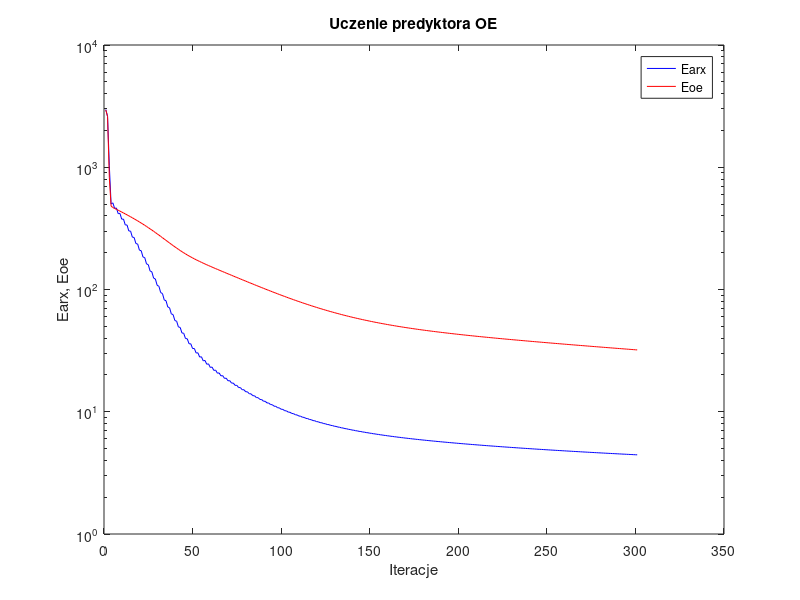
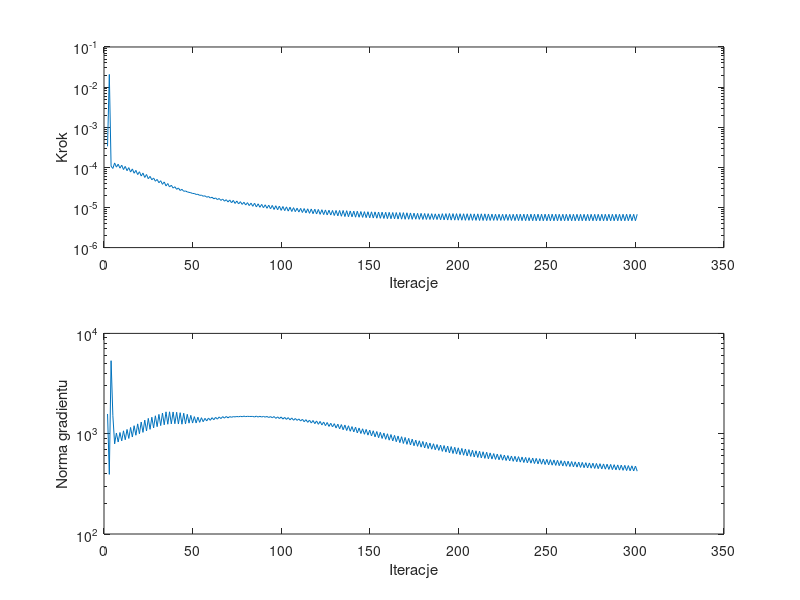

These figures' MATLAB source, in order:
%uczenie predyktora oe
clear all;
n=0; farx(n+1)=2.966373e+003; foe(n+1)=2.946506e+003; wspucz(n+1)=0.000000e+000; ng(n+1)=0.000000e+000;
n=1; farx(n+1)=2.609519e+003; foe(n+1)=2.607865e+003; krok(n+1)=3.347436e-004; ng(n+1)=1.572712e+003;
n=2; farx(n+1)=1.028743e+003; foe(n+1)=8.261857e+002; krok(n+1)=2.069473e-002; ng(n+1)=3.929852e+002;
n=3; farx(n+1)=5.007362e+002; foe(n+1)=4.819621e+002; krok(n+1)=1.067624e-004; ng(n+1)=5.341779e+003;
n=4; farx(n+1)=5.114030e+002; foe(n+1)=4.680029e+002; krok(n+1)=9.374630e-005; ng(n+1)=1.510876e+003;
n=5; farx(n+1)=4.606756e+002; foe(n+1)=4.599857e+002; krok(n+1)=1.289459e-004; ng(n+1)=7.916524e+002;
n=6; farx(n+1)=4.646830e+002; foe(n+1)=4.526194e+002; krok(n+1)=1.012576e-004; ng(n+1)=1.016171e+003;
n=7; farx(n+1)=4.173081e+002; foe(n+1)=4.449221e+002; krok(n+1)=1.200037e-004; ng(n+1)=8.267738e+002;
n=8; farx(n+1)=4.194464e+002; foe(n+1)=4.376686e+002; krok(n+1)=9.532169e-005; ng(n+1)=1.027868e+003;
n=9; farx(n+1)=3.759170e+002; foe(n+1)=4.300678e+002; krok(n+1)=1.131625e-004; ng(n+1)=8.483263e+002;
n=10; farx(n+1)=3.768613e+002; foe(n+1)=4.228654e+002; krok(n+1)=8.824176e-005; ng(n+1)=1.068071e+003;
n=11; farx(n+1)=3.373708e+002; foe(n+1)=4.153186e+002; krok(n+1)=1.055848e-004; ng(n+1)=8.701543e+002;
n=12; farx(n+1)=3.371458e+002; foe(n+1)=4.081565e+002; krok(n+1)=8.254679e-005; ng(n+1)=1.102662e+003;
n=13; farx(n+1)=3.012939e+002; foe(n+1)=4.006485e+002; krok(n+1)=9.848602e-005; ng(n+1)=8.968512e+002;
n=14; farx(n+1)=3.003405e+002; foe(n+1)=3.934975e+002; krok(n+1)=7.631158e-005; ng(n+1)=1.154308e+003;
n=15; farx(n+1)=2.680729e+002; foe(n+1)=3.860063e+002; krok(n+1)=9.144347e-005; ng(n+1)=9.267852e+002;
n=16; farx(n+1)=2.665145e+002; foe(n+1)=3.788659e+002; krok(n+1)=7.130722e-005; ng(n+1)=1.201394e+003;
n=17; farx(n+1)=2.375780e+002; foe(n+1)=3.714064e+002; krok(n+1)=8.408970e-005; ng(n+1)=9.651857e+002;
n=18; farx(n+1)=2.356261e+002; foe(n+1)=3.642708e+002; krok(n+1)=6.596013e-005; ng(n+1)=1.253187e+003;
n=19; farx(n+1)=2.097675e+002; foe(n+1)=3.568276e+002; krok(n+1)=7.777812e-005; ng(n+1)=9.983920e+002;
n=20; farx(n+1)=2.075906e+002; foe(n+1)=3.497004e+002; krok(n+1)=6.079792e-005; ng(n+1)=1.307480e+003;
n=21; farx(n+1)=1.845453e+002; foe(n+1)=3.422786e+002; krok(n+1)=7.204982e-005; ng(n+1)=1.030623e+003;
n=22; farx(n+1)=1.823072e+002; foe(n+1)=3.351681e+002; krok(n+1)=5.603333e-005; ng(n+1)=1.365717e+003;
n=23; farx(n+1)=1.618928e+002; foe(n+1)=3.277924e+002; krok(n+1)=6.630174e-005; ng(n+1)=1.065181e+003;
n=24; farx(n+1)=1.596772e+002; foe(n+1)=3.207215e+002; krok(n+1)=5.210339e-005; ng(n+1)=1.421250e+003;
n=25; farx(n+1)=1.418644e+002; foe(n+1)=3.134372e+002; krok(n+1)=5.962617e-005; ng(n+1)=1.105555e+003;
n=26; farx(n+1)=1.395945e+002; foe(n+1)=3.064517e+002; krok(n+1)=4.888219e-005; ng(n+1)=1.459767e+003;
n=27; farx(n+1)=1.239836e+002; foe(n+1)=2.992829e+002; krok(n+1)=5.429951e-005; ng(n+1)=1.140532e+003;
n=28; farx(n+1)=1.218609e+002; foe(n+1)=2.924045e+002; krok(n+1)=4.508384e-005; ng(n+1)=1.508762e+003;
n=29; farx(n+1)=1.081863e+002; foe(n+1)=2.853808e+002; krok(n+1)=5.001332e-005; ng(n+1)=1.175324e+003;
n=30; farx(n+1)=1.062953e+002; foe(n+1)=2.786520e+002; krok(n+1)=4.135969e-005; ng(n+1)=1.557374e+003;
n=31; farx(n+1)=9.430687e+001; foe(n+1)=2.718213e+002; krok(n+1)=4.645269e-005; ng(n+1)=1.204486e+003;
n=32; farx(n+1)=9.272174e+001; foe(n+1)=2.652885e+002; krok(n+1)=3.773938e-005; ng(n+1)=1.606958e+003;
n=33; farx(n+1)=8.222386e+001; foe(n+1)=2.587089e+002; krok(n+1)=4.334515e-005; ng(n+1)=1.226629e+003;
n=34; farx(n+1)=8.096685e+001; foe(n+1)=2.524240e+002; krok(n+1)=3.440034e-005; ng(n+1)=1.651949e+003;
n=35; farx(n+1)=7.196860e+001; foe(n+1)=2.461569e+002; krok(n+1)=3.955346e-005; ng(n+1)=1.242802e+003;
n=36; farx(n+1)=7.089505e+001; foe(n+1)=2.402147e+002; krok(n+1)=3.242569e-005; ng(n+1)=1.653078e+003;
n=37; farx(n+1)=6.319617e+001; foe(n+1)=2.343370e+002; krok(n+1)=3.584012e-005; ng(n+1)=1.253359e+003;
n=38; farx(n+1)=6.232780e+001; foe(n+1)=2.287811e+002; krok(n+1)=3.047298e-005; ng(n+1)=1.646663e+003;
n=39; farx(n+1)=5.572050e+001; foe(n+1)=2.233297e+002; krok(n+1)=3.287905e-005; ng(n+1)=1.257221e+003;
n=40; farx(n+1)=5.507318e+001; foe(n+1)=2.181938e+002; krok(n+1)=2.832743e-005; ng(n+1)=1.636097e+003;
n=41; farx(n+1)=4.939838e+001; foe(n+1)=2.131877e+002; krok(n+1)=3.061523e-005; ng(n+1)=1.249258e+003;
n=42; farx(n+1)=4.896077e+001; foe(n+1)=2.084927e+002; krok(n+1)=2.647223e-005; ng(n+1)=1.619122e+003;
n=43; farx(n+1)=4.411178e+001; foe(n+1)=2.039450e+002; krok(n+1)=2.832743e-005; ng(n+1)=1.243532e+003;
n=44; farx(n+1)=4.384028e+001; foe(n+1)=1.996935e+002; krok(n+1)=2.531441e-005; ng(n+1)=1.599793e+003;
n=45; farx(n+1)=3.970700e+001; foe(n+1)=1.955968e+002; krok(n+1)=2.581106e-005; ng(n+1)=1.253317e+003;
n=46; farx(n+1)=3.955469e+001; foe(n+1)=1.917638e+002; krok(n+1)=2.444110e-005; ng(n+1)=1.561294e+003;
n=47; farx(n+1)=3.599726e+001; foe(n+1)=1.880749e+002; krok(n+1)=2.383042e-005; ng(n+1)=1.273780e+003;
n=48; farx(n+1)=3.595568e+001; foe(n+1)=1.846180e+002; krok(n+1)=2.331194e-005; ng(n+1)=1.524026e+003;
n=49; farx(n+1)=3.288458e+001; foe(n+1)=1.812860e+002; krok(n+1)=2.230894e-005; ng(n+1)=1.276761e+003;
n=50; farx(n+1)=3.292538e+001; foe(n+1)=1.781534e+002; krok(n+1)=2.230894e-005; ng(n+1)=1.480314e+003;
n=51; farx(n+1)=3.024409e+001; foe(n+1)=1.751229e+002; krok(n+1)=2.114892e-005; ng(n+1)=1.278600e+003;
n=52; farx(n+1)=3.036309e+001; foe(n+1)=1.722634e+002; krok(n+1)=2.132008e-005; ng(n+1)=1.461833e+003;
n=53; farx(n+1)=2.800750e+001; foe(n+1)=1.694785e+002; krok(n+1)=2.003236e-005; ng(n+1)=1.297815e+003;
n=54; farx(n+1)=2.817420e+001; foe(n+1)=1.668412e+002; krok(n+1)=2.031518e-005; ng(n+1)=1.443790e+003;
n=55; farx(n+1)=2.610335e+001; foe(n+1)=1.642546e+002; krok(n+1)=1.906326e-005; ng(n+1)=1.316342e+003;
n=56; farx(n+1)=2.629121e+001; foe(n+1)=1.617948e+002; krok(n+1)=1.953303e-005; ng(n+1)=1.423355e+003;
n=57; farx(n+1)=2.446954e+001; foe(n+1)=1.593655e+002; krok(n+1)=1.801245e-005; ng(n+1)=1.340198e+003;
n=58; farx(n+1)=2.464844e+001; foe(n+1)=1.570463e+002; krok(n+1)=1.877682e-005; ng(n+1)=1.433215e+003;
n=59; farx(n+1)=2.304101e+001; foe(n+1)=1.547461e+002; krok(n+1)=1.722049e-005; ng(n+1)=1.359529e+003;
n=60; farx(n+1)=2.320540e+001; foe(n+1)=1.525430e+002; krok(n+1)=1.799457e-005; ng(n+1)=1.445476e+003;
n=61; farx(n+1)=2.178632e+001; foe(n+1)=1.503492e+002; krok(n+1)=1.644725e-005; ng(n+1)=1.378292e+003;
n=62; farx(n+1)=2.192542e+001; foe(n+1)=1.482414e+002; krok(n+1)=1.729605e-005; ng(n+1)=1.456088e+003;
n=63; farx(n+1)=2.067307e+001; foe(n+1)=1.461376e+002; krok(n+1)=1.568168e-005; ng(n+1)=1.396641e+003;
n=64; farx(n+1)=2.078085e+001; foe(n+1)=1.441086e+002; krok(n+1)=1.675717e-005; ng(n+1)=1.469226e+003;
n=65; farx(n+1)=1.966792e+001; foe(n+1)=1.420822e+002; krok(n+1)=1.498382e-005; ng(n+1)=1.414659e+003;
n=66; farx(n+1)=1.974868e+001; foe(n+1)=1.401229e+002; krok(n+1)=1.621284e-005; ng(n+1)=1.480486e+003;
n=67; farx(n+1)=1.875469e+001; foe(n+1)=1.381656e+002; krok(n+1)=1.433996e-005; ng(n+1)=1.428720e+003;
n=68; farx(n+1)=1.881021e+001; foe(n+1)=1.362686e+002; krok(n+1)=1.564369e-005; ng(n+1)=1.486062e+003;
n=69; farx(n+1)=1.792216e+001; foe(n+1)=1.343766e+002; krok(n+1)=1.373458e-005; ng(n+1)=1.437930e+003;
n=70; farx(n+1)=1.795475e+001; foe(n+1)=1.325339e+002; krok(n+1)=1.539889e-005; ng(n+1)=1.480702e+003;
n=71; farx(n+1)=1.715073e+001; foe(n+1)=1.306974e+002; krok(n+1)=1.308609e-005; ng(n+1)=1.457308e+003;
n=72; farx(n+1)=1.716637e+001; foe(n+1)=1.289081e+002; krok(n+1)=1.502405e-005; ng(n+1)=1.480576e+003;
n=73; farx(n+1)=1.643395e+001; foe(n+1)=1.271268e+002; krok(n+1)=1.259177e-005; ng(n+1)=1.470009e+003;
n=74; farx(n+1)=1.643758e+001; foe(n+1)=1.253914e+002; krok(n+1)=1.448879e-005; ng(n+1)=1.484566e+003;
n=75; farx(n+1)=1.576762e+001; foe(n+1)=1.236677e+002; krok(n+1)=1.224850e-005; ng(n+1)=1.474080e+003;
n=76; farx(n+1)=1.576396e+001; foe(n+1)=1.219864e+002; krok(n+1)=1.395508e-005; ng(n+1)=1.491499e+003;
n=77; farx(n+1)=1.514849e+001; foe(n+1)=1.203179e+002; krok(n+1)=1.191391e-005; ng(n+1)=1.477324e+003;
n=78; farx(n+1)=1.513920e+001; foe(n+1)=1.186892e+002; krok(n+1)=1.348707e-005; ng(n+1)=1.496421e+003;
n=79; farx(n+1)=1.457450e+001; foe(n+1)=1.170738e+002; krok(n+1)=1.150792e-005; ng(n+1)=1.480691e+003;
n=80; farx(n+1)=1.455745e+001; foe(n+1)=1.154930e+002; krok(n+1)=1.318762e-005; ng(n+1)=1.489516e+003;
n=81; farx(n+1)=1.403673e+001; foe(n+1)=1.139283e+002; krok(n+1)=1.112285e-005; ng(n+1)=1.485334e+003;
n=82; farx(n+1)=1.401441e+001; foe(n+1)=1.123964e+002; krok(n+1)=1.283755e-005; ng(n+1)=1.485632e+003;
n=83; farx(n+1)=1.353653e+001; foe(n+1)=1.108826e+002; krok(n+1)=1.069939e-005; ng(n+1)=1.486773e+003;
n=84; farx(n+1)=1.350707e+001; foe(n+1)=1.093942e+002; krok(n+1)=1.278257e-005; ng(n+1)=1.468176e+003;
n=85; farx(n+1)=1.306304e+001; foe(n+1)=1.079243e+002; krok(n+1)=1.029142e-005; ng(n+1)=1.497413e+003;
n=86; farx(n+1)=1.303077e+001; foe(n+1)=1.064852e+002; krok(n+1)=1.234279e-005; ng(n+1)=1.465558e+003;
n=87; farx(n+1)=1.261893e+001; foe(n+1)=1.050686e+002; krok(n+1)=1.010255e-005; ng(n+1)=1.490486e+003;
n=88; farx(n+1)=1.258669e+001; foe(n+1)=1.036803e+002; krok(n+1)=1.194000e-005; ng(n+1)=1.467449e+003;
n=89; farx(n+1)=1.220441e+001; foe(n+1)=1.023132e+002; krok(n+1)=9.849580e-006; ng(n+1)=1.486725e+003;
n=90; farx(n+1)=1.217129e+001; foe(n+1)=1.009728e+002; krok(n+1)=1.165470e-005; ng(n+1)=1.462697e+003;
n=91; farx(n+1)=1.181682e+001; foe(n+1)=9.965265e+001; krok(n+1)=9.540944e-006; ng(n+1)=1.485144e+003;
n=92; farx(n+1)=1.178163e+001; foe(n+1)=9.835732e+001; krok(n+1)=1.142338e-005; ng(n+1)=1.450678e+003;
n=93; farx(n+1)=1.145231e+001; foe(n+1)=9.708397e+001; krok(n+1)=9.279533e-006; ng(n+1)=1.481330e+003;
n=94; farx(n+1)=1.141665e+001; foe(n+1)=9.583454e+001; krok(n+1)=1.126542e-005; ng(n+1)=1.441410e+003;
n=95; farx(n+1)=1.111130e+001; foe(n+1)=9.460326e+001; krok(n+1)=8.913402e-006; ng(n+1)=1.483210e+003;
n=96; farx(n+1)=1.107275e+001; foe(n+1)=9.339500e+001; krok(n+1)=1.104522e-005; ng(n+1)=1.420848e+003;
n=97; farx(n+1)=1.078862e+001; foe(n+1)=9.221211e+001; krok(n+1)=8.753190e-006; ng(n+1)=1.471839e+003;
n=98; farx(n+1)=1.075128e+001; foe(n+1)=9.105031e+001; krok(n+1)=1.083629e-005; ng(n+1)=1.414738e+003;
n=99; farx(n+1)=1.048695e+001; foe(n+1)=8.990911e+001; krok(n+1)=8.466097e-006; ng(n+1)=1.469329e+003;
n=100; farx(n+1)=1.044868e+001; foe(n+1)=8.878912e+001; krok(n+1)=1.057446e-005; ng(n+1)=1.397852e+003;
n=101; farx(n+1)=1.020258e+001; foe(n+1)=8.769519e+001; krok(n+1)=8.333245e-006; ng(n+1)=1.454322e+003;
n=102; farx(n+1)=1.016559e+001; foe(n+1)=8.661948e+001; krok(n+1)=1.035782e-005; ng(n+1)=1.389002e+003;
n=103; farx(n+1)=9.936208e+000; foe(n+1)=8.556714e+001; krok(n+1)=8.112714e-006; ng(n+1)=1.446680e+003;
n=104; farx(n+1)=9.899506e+000; foe(n+1)=8.453277e+001; krok(n+1)=1.017255e-005; ng(n+1)=1.373890e+003;
n=105; farx(n+1)=9.685394e+000; foe(n+1)=8.352209e+001; krok(n+1)=7.938342e-006; ng(n+1)=1.436039e+003;
n=106; farx(n+1)=9.649656e+000; foe(n+1)=8.252947e+001; krok(n+1)=9.888364e-006; ng(n+1)=1.361739e+003;
n=107; farx(n+1)=9.449200e+000; foe(n+1)=8.156240e+001; krok(n+1)=7.864914e-006; ng(n+1)=1.418225e+003;
n=108; farx(n+1)=9.415791e+000; foe(n+1)=8.061285e+001; krok(n+1)=9.598928e-006; ng(n+1)=1.356904e+003;
n=109; farx(n+1)=9.228997e+000; foe(n+1)=7.968619e+001; krok(n+1)=7.698578e-006; ng(n+1)=1.403314e+003;
n=110; farx(n+1)=9.195941e+000; foe(n+1)=7.877426e+001; krok(n+1)=9.497821e-006; ng(n+1)=1.337695e+003;
n=111; farx(n+1)=9.021738e+000; foe(n+1)=7.788443e+001; krok(n+1)=7.488082e-006; ng(n+1)=1.393130e+003;
n=112; farx(n+1)=8.988809e+000; foe(n+1)=7.700853e+001; krok(n+1)=9.405221e-006; ng(n+1)=1.316209e+003;
n=113; farx(n+1)=8.826018e+000; foe(n+1)=7.615493e+001; krok(n+1)=7.316160e-006; ng(n+1)=1.381020e+003;
n=114; farx(n+1)=8.793822e+000; foe(n+1)=7.531528e+001; krok(n+1)=9.272806e-006; ng(n+1)=1.298170e+003;
n=115; farx(n+1)=8.641891e+000; foe(n+1)=7.449735e+001; krok(n+1)=7.147272e-006; ng(n+1)=1.366899e+003;
n=116; farx(n+1)=8.610115e+000; foe(n+1)=7.369188e+001; krok(n+1)=9.188990e-006; ng(n+1)=1.276699e+003;
n=117; farx(n+1)=8.467875e+000; foe(n+1)=7.290785e+001; krok(n+1)=6.997257e-006; ng(n+1)=1.354806e+003;
n=118; farx(n+1)=8.437048e+000; foe(n+1)=7.213686e+001; krok(n+1)=9.049168e-006; ng(n+1)=1.258952e+003;
n=119; farx(n+1)=8.303925e+000; foe(n+1)=7.138665e+001; krok(n+1)=6.869231e-006; ng(n+1)=1.340063e+003;
n=120; farx(n+1)=8.274009e+000; foe(n+1)=7.064881e+001; krok(n+1)=8.932063e-006; ng(n+1)=1.240336e+003;
n=121; farx(n+1)=8.149295e+000; foe(n+1)=6.993079e+001; krok(n+1)=6.741397e-006; ng(n+1)=1.326008e+003;
n=122; farx(n+1)=8.120278e+000; foe(n+1)=6.922495e+001; krok(n+1)=8.794029e-006; ng(n+1)=1.221426e+003;
n=123; farx(n+1)=8.003417e+000; foe(n+1)=6.853893e+001; krok(n+1)=6.639014e-006; ng(n+1)=1.308441e+003;
n=124; farx(n+1)=7.975360e+000; foe(n+1)=6.786409e+001; krok(n+1)=8.682944e-006; ng(n+1)=1.202838e+003;
n=125; farx(n+1)=7.865865e+000; foe(n+1)=6.720792e+001; krok(n+1)=6.514692e-006; ng(n+1)=1.293208e+003;
n=126; farx(n+1)=7.838476e+000; foe(n+1)=6.656210e+001; krok(n+1)=8.546025e-006; ng(n+1)=1.181386e+003;
n=127; farx(n+1)=7.735429e+000; foe(n+1)=6.593646e+001; krok(n+1)=6.473636e-006; ng(n+1)=1.271621e+003;
n=128; farx(n+1)=7.709575e+000; foe(n+1)=6.532122e+001; krok(n+1)=8.423638e-006; ng(n+1)=1.168939e+003;
n=129; farx(n+1)=7.613173e+000; foe(n+1)=6.472191e+001; krok(n+1)=6.307179e-006; ng(n+1)=1.259192e+003;
n=130; farx(n+1)=7.587252e+000; foe(n+1)=6.413122e+001; krok(n+1)=8.429495e-006; ng(n+1)=1.140291e+003;
n=131; farx(n+1)=7.496818e+000; foe(n+1)=6.355768e+001; krok(n+1)=6.182960e-006; ng(n+1)=1.244659e+003;
n=132; farx(n+1)=7.471334e+000; foe(n+1)=6.299212e+001; krok(n+1)=8.423638e-006; ng(n+1)=1.117061e+003;
n=133; farx(n+1)=7.386407e+000; foe(n+1)=6.244221e+001; krok(n+1)=6.043919e-006; ng(n+1)=1.232952e+003;
n=134; farx(n+1)=7.361256e+000; foe(n+1)=6.190041e+001; krok(n+1)=8.423638e-006; ng(n+1)=1.094040e+003;
n=135; farx(n+1)=7.281236e+000; foe(n+1)=6.137336e+001; krok(n+1)=5.939356e-006; ng(n+1)=1.219987e+003;
n=136; farx(n+1)=7.256880e+000; foe(n+1)=6.085592e+001; krok(n+1)=8.316918e-006; ng(n+1)=1.075759e+003;
n=137; farx(n+1)=7.181556e+000; foe(n+1)=6.035300e+001; krok(n+1)=5.874564e-006; ng(n+1)=1.199962e+003;
n=138; farx(n+1)=7.158022e+000; foe(n+1)=5.985888e+001; krok(n+1)=8.186754e-006; ng(n+1)=1.057738e+003;
n=139; farx(n+1)=7.086972e+000; foe(n+1)=5.937975e+001; krok(n+1)=5.841462e-006; ng(n+1)=1.177226e+003;
n=140; farx(n+1)=7.064398e+000; foe(n+1)=5.890871e+001; krok(n+1)=8.106422e-006; ng(n+1)=1.042289e+003;
n=141; farx(n+1)=6.997602e+000; foe(n+1)=5.844985e+001; krok(n+1)=5.724232e-006; ng(n+1)=1.161993e+003;
n=142; farx(n+1)=6.975177e+000; foe(n+1)=5.799765e+001; krok(n+1)=8.058704e-006; ng(n+1)=1.018012e+003;
n=143; farx(n+1)=6.912007e+000; foe(n+1)=5.756028e+001; krok(n+1)=5.705400e-006; ng(n+1)=1.139559e+003;
n=144; farx(n+1)=6.890615e+000; foe(n+1)=5.712959e+001; krok(n+1)=7.920990e-006; ng(n+1)=1.004232e+003;
n=145; farx(n+1)=6.830907e+000; foe(n+1)=5.671194e+001; krok(n+1)=5.659503e-006; ng(n+1)=1.119381e+003;
n=146; farx(n+1)=6.810154e+000; foe(n+1)=5.630043e+001; krok(n+1)=7.864914e-006; ng(n+1)=9.870794e+002;
n=147; farx(n+1)=6.753732e+000; foe(n+1)=5.590039e+001; krok(n+1)=5.581081e-006; ng(n+1)=1.103176e+003;
n=148; farx(n+1)=6.733364e+000; foe(n+1)=5.550623e+001; krok(n+1)=7.829941e-006; ng(n+1)=9.673973e+002;
n=149; farx(n+1)=6.679979e+000; foe(n+1)=5.512327e+001; krok(n+1)=5.519987e-006; ng(n+1)=1.085733e+003;
n=150; farx(n+1)=6.660063e+000; foe(n+1)=5.474598e+001; krok(n+1)=7.794783e-006; ng(n+1)=9.492042e+002;
n=151; farx(n+1)=6.609550e+000; foe(n+1)=5.437891e+001; krok(n+1)=5.447762e-006; ng(n+1)=1.069472e+003;
n=152; farx(n+1)=6.589963e+000; foe(n+1)=5.401715e+001; krok(n+1)=7.760930e-006; ng(n+1)=9.297723e+002;
n=153; farx(n+1)=6.542101e+000; foe(n+1)=5.366566e+001; krok(n+1)=5.396550e-006; ng(n+1)=1.051444e+003;
n=154; farx(n+1)=6.522946e+000; foe(n+1)=5.331907e+001; krok(n+1)=7.698578e-006; ng(n+1)=9.120345e+002;
n=155; farx(n+1)=6.477509e+000; foe(n+1)=5.298271e+001; krok(n+1)=5.365259e-006; ng(n+1)=1.032206e+003;
n=156; farx(n+1)=6.458860e+000; foe(n+1)=5.265097e+001; krok(n+1)=7.638196e-006; ng(n+1)=8.962320e+002;
n=157; farx(n+1)=6.415697e+000; foe(n+1)=5.232843e+001; krok(n+1)=5.320105e-006; ng(n+1)=1.015046e+003;
n=158; farx(n+1)=6.397435e+000; foe(n+1)=5.201039e+001; krok(n+1)=7.598479e-006; ng(n+1)=8.795697e+002;
n=159; farx(n+1)=6.356430e+000; foe(n+1)=5.170081e+001; krok(n+1)=5.269152e-006; ng(n+1)=9.985044e+002;
n=160; farx(n+1)=6.338475e+000; foe(n+1)=5.139540e+001; krok(n+1)=7.559984e-006; ng(n+1)=8.622023e+002;
n=161; farx(n+1)=6.299436e+000; foe(n+1)=5.109840e+001; krok(n+1)=5.238884e-006; ng(n+1)=9.809124e+002;
n=162; farx(n+1)=6.281906e+000; foe(n+1)=5.080549e+001; krok(n+1)=7.488082e-006; ng(n+1)=8.470329e+002;
n=163; farx(n+1)=6.244734e+000; foe(n+1)=5.052063e+001; krok(n+1)=5.212503e-006; ng(n+1)=9.624985e+002;
n=164; farx(n+1)=6.227512e+000; foe(n+1)=5.023929e+001; krok(n+1)=7.471755e-006; ng(n+1)=8.314854e+002;
n=165; farx(n+1)=6.192115e+000; foe(n+1)=4.996491e+001; krok(n+1)=5.152786e-006; ng(n+1)=9.484558e+002;
n=166; farx(n+1)=6.175054e+000; foe(n+1)=4.969389e+001; krok(n+1)=7.471755e-006; ng(n+1)=8.141382e+002;
n=167; farx(n+1)=6.141283e+000; foe(n+1)=4.942970e+001; krok(n+1)=5.112452e-006; ng(n+1)=9.334318e+002;
n=168; farx(n+1)=6.124490e+000; foe(n+1)=4.916891e+001; krok(n+1)=7.441220e-006; ng(n+1)=7.988333e+002;
n=169; farx(n+1)=6.092267e+000; foe(n+1)=4.891455e+001; krok(n+1)=5.074573e-006; ng(n+1)=9.177738e+002;
n=170; farx(n+1)=6.075732e+000; foe(n+1)=4.866320e+001; krok(n+1)=7.381362e-006; ng(n+1)=7.831876e+002;
n=171; farx(n+1)=6.044877e+000; foe(n+1)=4.841894e+001; krok(n+1)=5.082078e-006; ng(n+1)=8.989014e+002;
n=172; farx(n+1)=6.028770e+000; foe(n+1)=4.817750e+001; krok(n+1)=7.303802e-006; ng(n+1)=7.716196e+002;
n=173; farx(n+1)=5.999228e+000; foe(n+1)=4.794213e+001; krok(n+1)=5.062902e-006; ng(n+1)=8.831207e+002;
n=174; farx(n+1)=5.983463e+000; foe(n+1)=4.770946e+001; krok(n+1)=7.204914e-006; ng(n+1)=7.582942e+002;
n=175; farx(n+1)=5.955083e+000; foe(n+1)=4.748339e+001; krok(n+1)=5.093343e-006; ng(n+1)=8.632749e+002;
n=176; farx(n+1)=5.939736e+000; foe(n+1)=4.725971e+001; krok(n+1)=7.136974e-006; ng(n+1)=7.485912e+002;
n=177; farx(n+1)=5.912540e+000; foe(n+1)=4.704111e+001; krok(n+1)=5.055637e-006; ng(n+1)=8.501225e+002;
n=178; farx(n+1)=5.897327e+000; foe(n+1)=4.682476e+001; krok(n+1)=7.133044e-006; ng(n+1)=7.343553e+002;
n=179; farx(n+1)=5.871235e+000; foe(n+1)=4.661324e+001; krok(n+1)=5.025196e-006; ng(n+1)=8.370699e+002;
n=180; farx(n+1)=5.856223e+000; foe(n+1)=4.640395e+001; krok(n+1)=7.086051e-006; ng(n+1)=7.211408e+002;
n=181; farx(n+1)=5.831138e+000; foe(n+1)=4.619969e+001; krok(n+1)=5.025196e-006; ng(n+1)=8.213586e+002;
n=182; farx(n+1)=5.816392e+000; foe(n+1)=4.599741e+001; krok(n+1)=7.026980e-006; ng(n+1)=7.107643e+002;
n=183; farx(n+1)=5.792264e+000; foe(n+1)=4.579985e+001; krok(n+1)=5.017758e-006; ng(n+1)=8.067262e+002;
n=184; farx(n+1)=5.777708e+000; foe(n+1)=4.560400e+001; krok(n+1)=7.000011e-006; ng(n+1)=7.004550e+002;
n=185; farx(n+1)=5.754458e+000; foe(n+1)=4.541243e+001; krok(n+1)=5.005977e-006; ng(n+1)=7.942586e+002;
n=186; farx(n+1)=5.740147e+000; foe(n+1)=4.522281e+001; krok(n+1)=6.939469e-006; ng(n+1)=6.913440e+002;
n=187; farx(n+1)=5.717733e+000; foe(n+1)=4.503723e+001; krok(n+1)=5.005977e-006; ng(n+1)=7.802795e+002;
n=188; farx(n+1)=5.703603e+000; foe(n+1)=4.485341e+001; krok(n+1)=6.917402e-006; ng(n+1)=6.822111e+002;
n=189; farx(n+1)=5.682119e+000; foe(n+1)=4.467299e+001; krok(n+1)=4.944182e-006; ng(n+1)=7.699747e+002;
n=190; farx(n+1)=5.667851e+000; foe(n+1)=4.449339e+001; krok(n+1)=7.005815e-006; ng(n+1)=6.663497e+002;
n=191; farx(n+1)=5.647154e+000; foe(n+1)=4.431753e+001; krok(n+1)=4.903075e-006; ng(n+1)=7.619128e+002;
n=192; farx(n+1)=5.632959e+000; foe(n+1)=4.414274e+001; krok(n+1)=7.018913e-006; ng(n+1)=6.555993e+002;
n=193; farx(n+1)=5.613048e+000; foe(n+1)=4.397141e+001; krok(n+1)=4.858372e-006; ng(n+1)=7.525785e+002;
n=194; farx(n+1)=5.598831e+000; foe(n+1)=4.380075e+001; krok(n+1)=7.065934e-006; ng(n+1)=6.430660e+002;
n=195; farx(n+1)=5.579593e+000; foe(n+1)=4.363363e+001; krok(n+1)=4.837436e-006; ng(n+1)=7.439172e+002;
n=196; farx(n+1)=5.565554e+000; foe(n+1)=4.346762e+001; krok(n+1)=7.026980e-006; ng(n+1)=6.346812e+002;
n=197; farx(n+1)=5.546956e+000; foe(n+1)=4.330497e+001; krok(n+1)=4.833762e-006; ng(n+1)=7.325340e+002;
n=198; farx(n+1)=5.533058e+000; foe(n+1)=4.314332e+001; krok(n+1)=7.010971e-006; ng(n+1)=6.264797e+002;
n=199; farx(n+1)=5.515082e+000; foe(n+1)=4.298459e+001; krok(n+1)=4.814375e-006; ng(n+1)=7.232411e+002;
n=200; farx(n+1)=5.501296e+000; foe(n+1)=4.282689e+001; krok(n+1)=6.997257e-006; ng(n+1)=6.175591e+002;
n=201; farx(n+1)=5.483888e+000; foe(n+1)=4.267203e+001; krok(n+1)=4.811020e-006; ng(n+1)=7.132234e+002;
n=202; farx(n+1)=5.470254e+000; foe(n+1)=4.251830e+001; krok(n+1)=6.971762e-006; ng(n+1)=6.103235e+002;
n=203; farx(n+1)=5.453432e+000; foe(n+1)=4.236701e+001; krok(n+1)=4.785964e-006; ng(n+1)=7.041074e+002;
n=204; farx(n+1)=5.439856e+000; foe(n+1)=4.221652e+001; krok(n+1)=6.975132e-006; ng(n+1)=6.005138e+002;
n=205; farx(n+1)=5.423545e+000; foe(n+1)=4.206874e+001; krok(n+1)=4.786183e-006; ng(n+1)=6.943178e+002;
n=206; farx(n+1)=5.410128e+000; foe(n+1)=4.192184e+001; krok(n+1)=6.939469e-006; ng(n+1)=5.937849e+002;
n=207; farx(n+1)=5.394325e+000; foe(n+1)=4.177738e+001; krok(n+1)=4.777380e-006; ng(n+1)=6.848397e+002;
n=208; farx(n+1)=5.381011e+000; foe(n+1)=4.163361e+001; krok(n+1)=6.925078e-006; ng(n+1)=5.862722e+002;
n=209; farx(n+1)=5.365692e+000; foe(n+1)=4.149229e+001; krok(n+1)=4.769474e-006; ng(n+1)=6.756844e+002;
n=210; farx(n+1)=5.352447e+000; foe(n+1)=4.135150e+001; krok(n+1)=6.935028e-006; ng(n+1)=5.797671e+002;
n=211; farx(n+1)=5.337616e+000; foe(n+1)=4.121285e+001; krok(n+1)=4.739811e-006; ng(n+1)=6.687971e+002;
n=212; farx(n+1)=5.324411e+000; foe(n+1)=4.107461e+001; krok(n+1)=6.948457e-006; ng(n+1)=5.726676e+002;
n=213; farx(n+1)=5.310004e+000; foe(n+1)=4.093872e+001; krok(n+1)=4.738273e-006; ng(n+1)=6.606087e+002;
n=214; farx(n+1)=5.296914e+000; foe(n+1)=4.080337e+001; krok(n+1)=6.935028e-006; ng(n+1)=5.677962e+002;
n=215; farx(n+1)=5.282928e+000; foe(n+1)=4.066996e+001; krok(n+1)=4.725500e-006; ng(n+1)=6.535824e+002;
n=216; farx(n+1)=5.269977e+000; foe(n+1)=4.053720e+001; krok(n+1)=6.891598e-006; ng(n+1)=5.624475e+002;
n=217; farx(n+1)=5.256355e+000; foe(n+1)=4.040664e+001; krok(n+1)=4.748910e-006; ng(n+1)=6.433355e+002;
n=218; farx(n+1)=5.243601e+000; foe(n+1)=4.027669e+001; krok(n+1)=6.824661e-006; ng(n+1)=5.586830e+002;
n=219; farx(n+1)=5.230341e+000; foe(n+1)=4.014878e+001; krok(n+1)=4.762141e-006; ng(n+1)=6.338643e+002;
n=220; farx(n+1)=5.217708e+000; foe(n+1)=4.002129e+001; krok(n+1)=6.801400e-006; ng(n+1)=5.542786e+002;
n=221; farx(n+1)=5.204812e+000; foe(n+1)=3.989560e+001; krok(n+1)=4.757739e-006; ng(n+1)=6.267071e+002;
n=222; farx(n+1)=5.192282e+000; foe(n+1)=3.977035e+001; krok(n+1)=6.780679e-006; ng(n+1)=5.495150e+002;
n=223; farx(n+1)=5.179738e+000; foe(n+1)=3.964686e+001; krok(n+1)=4.755446e-006; ng(n+1)=6.191149e+002;
n=224; farx(n+1)=5.167290e+000; foe(n+1)=3.952369e+001; krok(n+1)=6.773676e-006; ng(n+1)=5.446466e+002;
n=225; farx(n+1)=5.155082e+000; foe(n+1)=3.940221e+001; krok(n+1)=4.752214e-006; ng(n+1)=6.123767e+002;
n=226; farx(n+1)=5.142731e+000; foe(n+1)=3.928107e+001; krok(n+1)=6.755832e-006; ng(n+1)=5.401650e+002;
n=227; farx(n+1)=5.130844e+000; foe(n+1)=3.916157e+001; krok(n+1)=4.752214e-006; ng(n+1)=6.053991e+002;
n=228; farx(n+1)=5.118584e+000; foe(n+1)=3.904237e+001; krok(n+1)=6.742385e-006; ng(n+1)=5.358008e+002;
n=229; farx(n+1)=5.107026e+000; foe(n+1)=3.892471e+001; krok(n+1)=4.739811e-006; ng(n+1)=5.992749e+002;
n=230; farx(n+1)=5.094788e+000; foe(n+1)=3.880714e+001; krok(n+1)=6.770166e-006; ng(n+1)=5.305538e+002;
n=231; farx(n+1)=5.083554e+000; foe(n+1)=3.869106e+001; krok(n+1)=4.717423e-006; ng(n+1)=5.949112e+002;
n=232; farx(n+1)=5.071337e+000; foe(n+1)=3.857503e+001; krok(n+1)=6.798773e-006; ng(n+1)=5.253529e+002;
n=233; farx(n+1)=5.060406e+000; foe(n+1)=3.846045e+001; krok(n+1)=4.702611e-006; ng(n+1)=5.905800e+002;
n=234; farx(n+1)=5.048250e+000; foe(n+1)=3.834602e+001; krok(n+1)=6.801400e-006; ng(n+1)=5.208534e+002;
n=235; farx(n+1)=5.037609e+000; foe(n+1)=3.823303e+001; krok(n+1)=4.694204e-006; ng(n+1)=5.853774e+002;
n=236; farx(n+1)=5.025510e+000; foe(n+1)=3.812012e+001; krok(n+1)=6.807713e-006; ng(n+1)=5.164182e+002;
n=237; farx(n+1)=5.015145e+000; foe(n+1)=3.800861e+001; krok(n+1)=4.687854e-006; ng(n+1)=5.805450e+002;
n=238; farx(n+1)=5.003110e+000; foe(n+1)=3.789722e+001; krok(n+1)=6.809996e-006; ng(n+1)=5.123465e+002;
n=239; farx(n+1)=4.993015e+000; foe(n+1)=3.778713e+001; krok(n+1)=4.679790e-006; ng(n+1)=5.763635e+002;
n=240; farx(n+1)=4.981048e+000; foe(n+1)=3.767717e+001; krok(n+1)=6.808389e-006; ng(n+1)=5.082577e+002;
n=241; farx(n+1)=4.971211e+000; foe(n+1)=3.756849e+001; krok(n+1)=4.675854e-006; ng(n+1)=5.717802e+002;
n=242; farx(n+1)=4.959307e+000; foe(n+1)=3.745992e+001; krok(n+1)=6.809996e-006; ng(n+1)=5.043125e+002;
n=243; farx(n+1)=4.949722e+000; foe(n+1)=3.735256e+001; krok(n+1)=4.670339e-006; ng(n+1)=5.676262e+002;
n=244; farx(n+1)=4.937883e+000; foe(n+1)=3.724532e+001; krok(n+1)=6.809996e-006; ng(n+1)=5.004649e+002;
n=245; farx(n+1)=4.928541e+000; foe(n+1)=3.713926e+001; krok(n+1)=4.665682e-006; ng(n+1)=5.634548e+002;
n=246; farx(n+1)=4.916766e+000; foe(n+1)=3.703330e+001; krok(n+1)=6.809996e-006; ng(n+1)=4.966827e+002;
n=247; farx(n+1)=4.907664e+000; foe(n+1)=3.692848e+001; krok(n+1)=4.659371e-006; ng(n+1)=5.593340e+002;
n=248; farx(n+1)=4.895954e+000; foe(n+1)=3.682371e+001; krok(n+1)=6.807713e-006; ng(n+1)=4.927809e+002;
n=249; farx(n+1)=4.887072e+000; foe(n+1)=3.672016e+001; krok(n+1)=4.664094e-006; ng(n+1)=5.547671e+002;
n=250; farx(n+1)=4.875440e+000; foe(n+1)=3.661668e+001; krok(n+1)=6.798773e-006; ng(n+1)=4.896030e+002;
n=251; farx(n+1)=4.866787e+000; foe(n+1)=3.651428e+001; krok(n+1)=4.655773e-006; ng(n+1)=5.509326e+002;
n=252; farx(n+1)=4.855203e+000; foe(n+1)=3.641186e+001; krok(n+1)=6.807713e-006; ng(n+1)=4.856850e+002;
n=253; farx(n+1)=4.846757e+000; foe(n+1)=3.631059e+001; krok(n+1)=4.661075e-006; ng(n+1)=5.470508e+002;
n=254; farx(n+1)=4.835262e+000; foe(n+1)=3.620943e+001; krok(n+1)=6.789510e-006; ng(n+1)=4.829334e+002;
n=255; farx(n+1)=4.827024e+000; foe(n+1)=3.610926e+001; krok(n+1)=4.661075e-006; ng(n+1)=5.431843e+002;
n=256; farx(n+1)=4.815611e+000; foe(n+1)=3.600921e+001; krok(n+1)=6.773676e-006; ng(n+1)=4.797233e+002;
n=257; farx(n+1)=4.807571e+000; foe(n+1)=3.591020e+001; krok(n+1)=4.665682e-006; ng(n+1)=5.386295e+002;
n=258; farx(n+1)=4.796222e+000; foe(n+1)=3.581121e+001; krok(n+1)=6.772117e-006; ng(n+1)=4.765203e+002;
n=259; farx(n+1)=4.788381e+000; foe(n+1)=3.571321e+001; krok(n+1)=4.664094e-006; ng(n+1)=5.350861e+002;
n=260; farx(n+1)=4.777094e+000; foe(n+1)=3.561525e+001; krok(n+1)=6.770166e-006; ng(n+1)=4.733512e+002;
n=261; farx(n+1)=4.769445e+000; foe(n+1)=3.551824e+001; krok(n+1)=4.664094e-006; ng(n+1)=5.315248e+002;
n=262; farx(n+1)=4.758226e+000; foe(n+1)=3.542128e+001; krok(n+1)=6.763611e-006; ng(n+1)=4.703079e+002;
n=263; farx(n+1)=4.750766e+000; foe(n+1)=3.532526e+001; krok(n+1)=4.664094e-006; ng(n+1)=5.278046e+002;
n=264; farx(n+1)=4.739605e+000; foe(n+1)=3.522924e+001; krok(n+1)=6.763611e-006; ng(n+1)=4.671742e+002;
n=265; farx(n+1)=4.732328e+000; foe(n+1)=3.513416e+001; krok(n+1)=4.664094e-006; ng(n+1)=5.243531e+002;
n=266; farx(n+1)=4.721226e+000; foe(n+1)=3.503908e+001; krok(n+1)=6.763611e-006; ng(n+1)=4.641920e+002;
n=267; farx(n+1)=4.714129e+000; foe(n+1)=3.494489e+001; krok(n+1)=4.664094e-006; ng(n+1)=5.211237e+002;
n=268; farx(n+1)=4.703094e+000; foe(n+1)=3.485073e+001; krok(n+1)=6.755832e-006; ng(n+1)=4.613356e+002;
n=269; farx(n+1)=4.696170e+000; foe(n+1)=3.475747e+001; krok(n+1)=4.665682e-006; ng(n+1)=5.175164e+002;
n=270; farx(n+1)=4.685192e+000; foe(n+1)=3.466419e+001; krok(n+1)=6.755832e-006; ng(n+1)=4.583987e+002;
n=271; farx(n+1)=4.678440e+000; foe(n+1)=3.457179e+001; krok(n+1)=4.665682e-006; ng(n+1)=5.142812e+002;
n=272; farx(n+1)=4.667518e+000; foe(n+1)=3.447936e+001; krok(n+1)=6.755832e-006; ng(n+1)=4.556878e+002;
n=273; farx(n+1)=4.660934e+000; foe(n+1)=3.438780e+001; krok(n+1)=4.665682e-006; ng(n+1)=5.111419e+002;
n=274; farx(n+1)=4.650068e+000; foe(n+1)=3.429621e+001; krok(n+1)=6.755832e-006; ng(n+1)=4.531374e+002;
n=275; farx(n+1)=4.643648e+000; foe(n+1)=3.420547e+001; krok(n+1)=4.665682e-006; ng(n+1)=5.080595e+002;
n=276; farx(n+1)=4.632837e+000; foe(n+1)=3.411469e+001; krok(n+1)=6.755832e-006; ng(n+1)=4.506125e+002;
n=277; farx(n+1)=4.626577e+000; foe(n+1)=3.402475e+001; krok(n+1)=4.665682e-006; ng(n+1)=5.049971e+002;
n=278; farx(n+1)=4.615811e+000; foe(n+1)=3.393476e+001; krok(n+1)=6.763611e-006; ng(n+1)=4.480930e+002;
n=279; farx(n+1)=4.609715e+000; foe(n+1)=3.384555e+001; krok(n+1)=4.659371e-006; ng(n+1)=5.024622e+002;
n=280; farx(n+1)=4.598991e+000; foe(n+1)=3.375627e+001; krok(n+1)=6.773676e-006; ng(n+1)=4.453549e+002;
n=281; farx(n+1)=4.593049e+000; foe(n+1)=3.366781e+001; krok(n+1)=4.659371e-006; ng(n+1)=4.996603e+002;
n=282; farx(n+1)=4.582379e+000; foe(n+1)=3.357930e+001; krok(n+1)=6.773676e-006; ng(n+1)=4.429714e+002;
n=283; farx(n+1)=4.576589e+000; foe(n+1)=3.349158e+001; krok(n+1)=4.659371e-006; ng(n+1)=4.967747e+002;
n=284; farx(n+1)=4.565963e+000; foe(n+1)=3.340381e+001; krok(n+1)=6.780679e-006; ng(n+1)=4.405373e+002;
n=285; farx(n+1)=4.560320e+000; foe(n+1)=3.331679e+001; krok(n+1)=4.661075e-006; ng(n+1)=4.942552e+002;
n=286; farx(n+1)=4.549759e+000; foe(n+1)=3.322979e+001; krok(n+1)=6.770166e-006; ng(n+1)=4.384360e+002;
n=287; farx(n+1)=4.544259e+000; foe(n+1)=3.314354e+001; krok(n+1)=4.664094e-006; ng(n+1)=4.911127e+002;
n=288; farx(n+1)=4.533747e+000; foe(n+1)=3.305725e+001; krok(n+1)=6.772117e-006; ng(n+1)=4.360896e+002;
n=289; farx(n+1)=4.528389e+000; foe(n+1)=3.297169e+001; krok(n+1)=4.665682e-006; ng(n+1)=4.885263e+002;
n=290; farx(n+1)=4.517927e+000; foe(n+1)=3.288611e+001; krok(n+1)=6.772117e-006; ng(n+1)=4.338408e+002;
n=291; farx(n+1)=4.512709e+000; foe(n+1)=3.280125e+001; krok(n+1)=4.665682e-006; ng(n+1)=4.860093e+002;
n=292; farx(n+1)=4.502289e+000; foe(n+1)=3.271634e+001; krok(n+1)=6.780679e-006; ng(n+1)=4.314759e+002;
n=293; farx(n+1)=4.497210e+000; foe(n+1)=3.263212e+001; krok(n+1)=4.664094e-006; ng(n+1)=4.838382e+002;
n=294; farx(n+1)=4.486839e+000; foe(n+1)=3.254787e+001; krok(n+1)=6.780679e-006; ng(n+1)=4.291768e+002;
n=295; farx(n+1)=4.481891e+000; foe(n+1)=3.246435e+001; krok(n+1)=4.670339e-006; ng(n+1)=4.811704e+002;
n=296; farx(n+1)=4.471579e+000; foe(n+1)=3.238081e+001; krok(n+1)=6.772347e-006; ng(n+1)=4.272155e+002;
n=297; farx(n+1)=4.466759e+000; foe(n+1)=3.229797e+001; krok(n+1)=4.675854e-006; ng(n+1)=4.785301e+002;
n=298; farx(n+1)=4.456505e+000; foe(n+1)=3.221511e+001; krok(n+1)=6.763611e-006; ng(n+1)=4.252100e+002;
n=299; farx(n+1)=4.451811e+000; foe(n+1)=3.213296e+001; krok(n+1)=4.678673e-006; ng(n+1)=4.757574e+002;
n=300; farx(n+1)=4.441594e+000; foe(n+1)=3.205072e+001; krok(n+1)=6.773676e-006; ng(n+1)=4.229241e+002;

figure; semilogy(farx,'b'); hold on; semilogy(foe,'r'); xlabel('Iteracje'); ylabel('Earx, Eoe'); legend('Earx','Eoe'); title('Uczenie predyktora OE');
figure; subplot(2,1,1); semilogy(krok); xlabel('Iteracje'); ylabel('Krok');
subplot(2,1,2); semilogy(ng); xlabel('Iteracje'); ylabel('Norma gradientu');
Earx=farx(n+1)
Eoe=foe(n+1)
